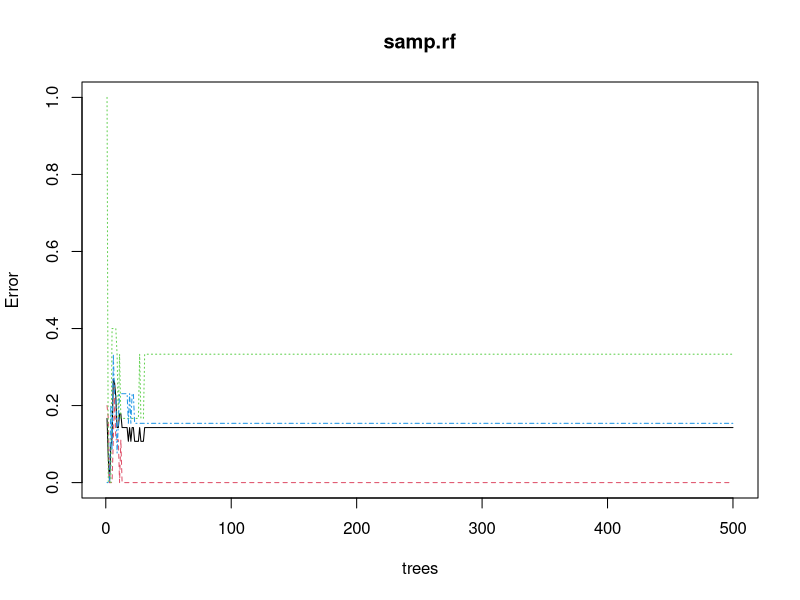
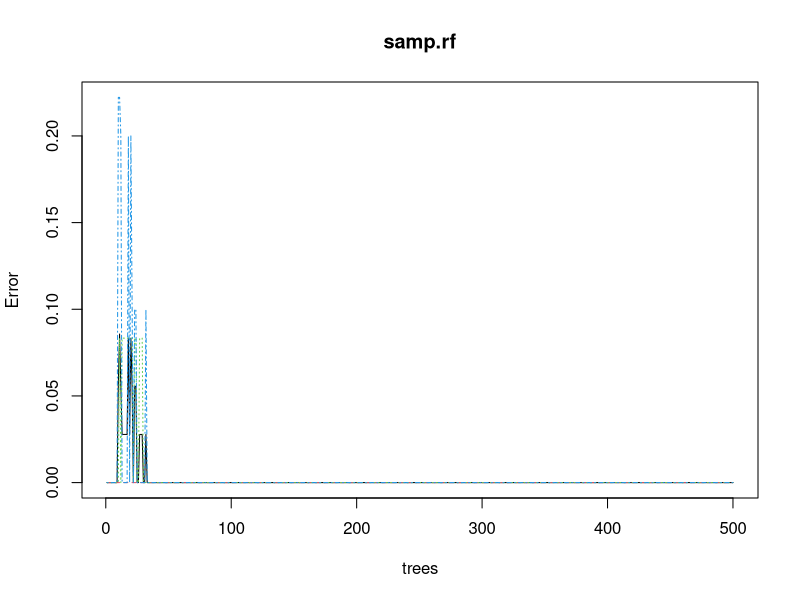
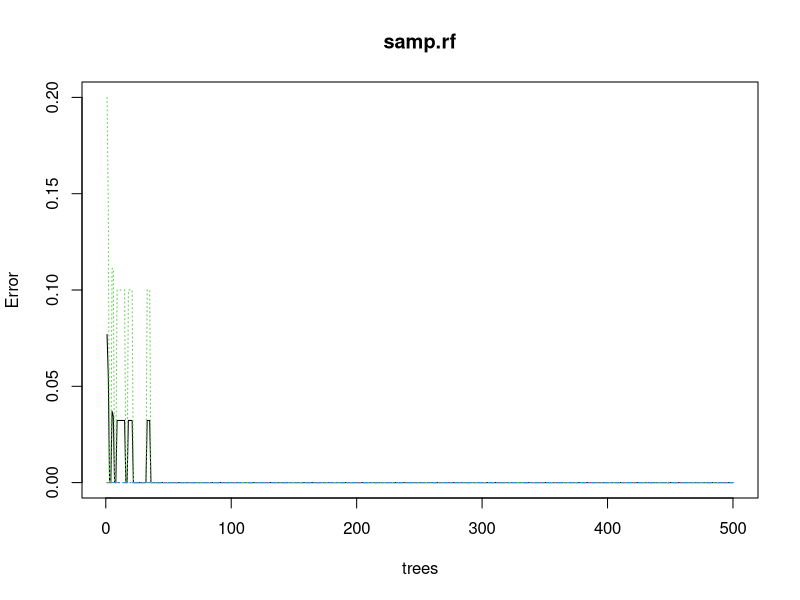
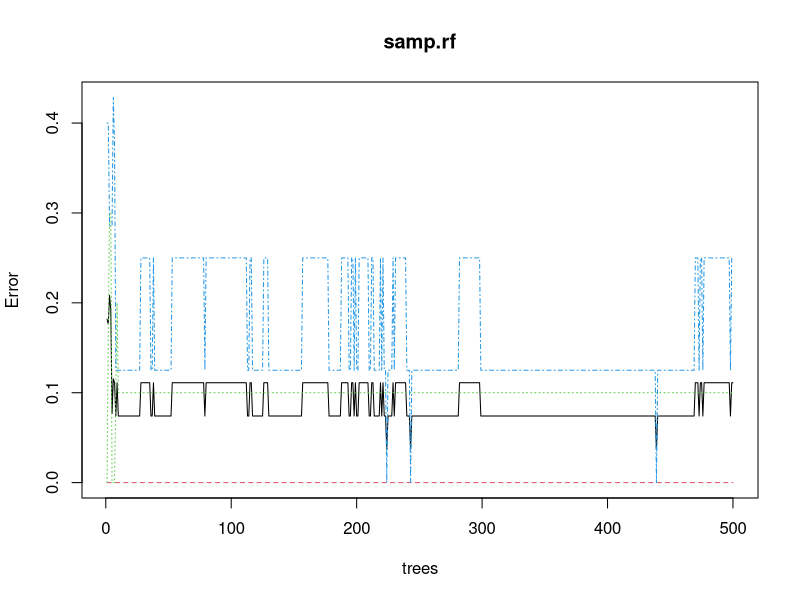
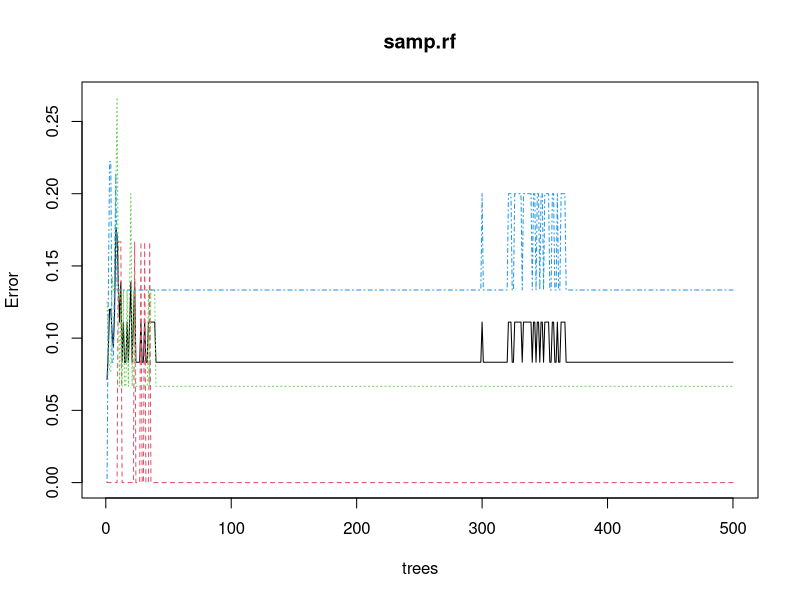
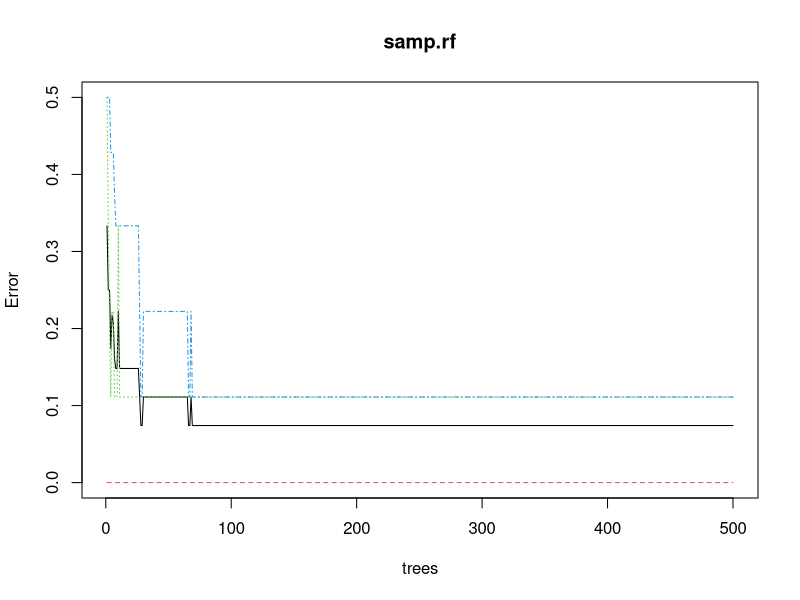
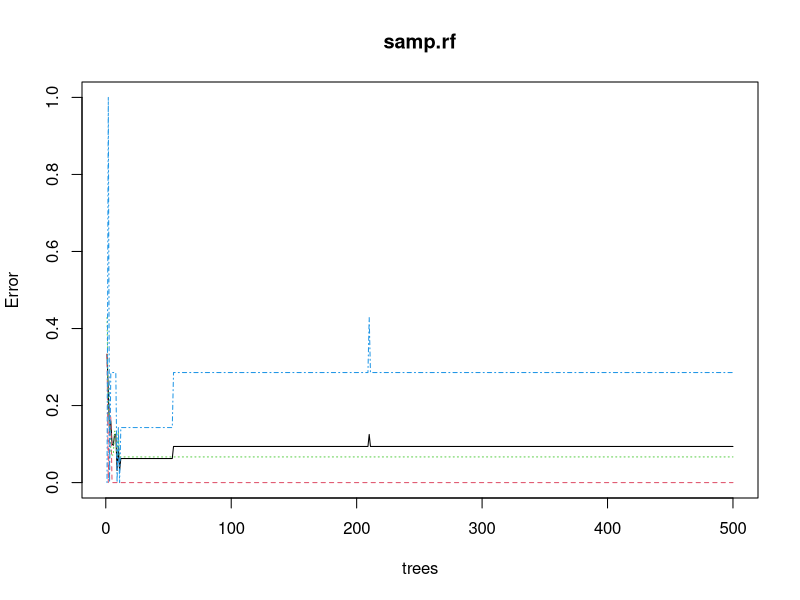
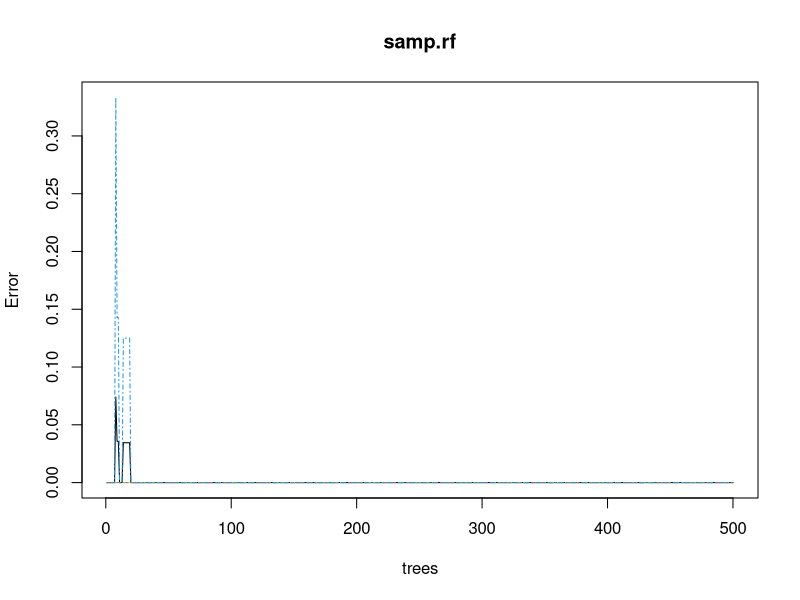

Reproduce these figures in R, in order.
#________________________________________________________________________
# 
#  THESIS: Random Forest (RF)
#
#  Author: Katie Roberts
#  Last edited: 1/13/2017
# 
# 
#  Goals: 
#  1. Create function to sample one level2 per level1 (giving unique/uncorrelated records)
#     Steps:
#         i) Randomly sample 1 record per level1 data
#        ii) Use sample to create training(60%) and testing(40%) data
#       iii) Grow a forest of (500) trees on training set
#        iv) Predict outcome of testing set using forest
#         v) Capture the predicted responses on the testing set along with both hierarchy levels
#        vi) Repeat steps i-v 100 times - Will now have multiple predicted responses per unique level1 and level2
#       vii) Take majority vote per unique level1 and level2 to get final outcome
#  2. Create testing iris data hierarchy
#  3. Test function with manipulated iris data
#
# Packages used:
# "randomForest", "caret", "plyr"
# Note from randomForest() documentation:
# "Any ties are broken at random, so if this is undesirable, avoid it by using odd number ntree in randomForest()."
#
# Citations for packages used and modified here:
#
# randomForest:
#   A. Liaw and M. Wiener (2002). Classification and Regression by randomForest. R News
#     2(3), 18--22.
#
# plyr:
#  Hadley Wickham (2011). The Split-Apply-Combine Strategy for Data Analysis. Journal
#     of Statistical Software, 40(1), 1-29. URL http://www.jstatsoft.org/v40/i01/.
#
# caret:
#  Max Kuhn. Contributions from Jed Wing, Steve Weston, Andre Williams, Chris Keefer,
#     Allan Engelhardt, Tony Cooper, Zachary Mayer, Brenton Kenkel, the R Core Team,
#     Michael Benesty, Reynald Lescarbeau, Andrew Ziem, Luca Scrucca, Yuan Tang, Can
#     Candan and Tyler Hunt. (2016). caret: Classification and Regression Training. R
#     package version 6.0-73. https://CRAN.R-project.org/package=caret
#
#________________________________________________________________________
#
#install.packages("randomForest")
#install.packages("plyr")
#install.packages("caret")

library(randomForest)
library(plyr)
library(caret)


#----------------------------------------------------------------
# 1. Function to sample one level2 per level1
#----------------------------------------------------------------
#formula: this is the model to evaluate. Use formula info from randomForest()
#data: this is the data you intend to use for the function. Must include the outcome variable, first level hierarchical variable, ...
#x.rep: this numerical value indicates how many different de-correlated samples you want to create from the original dataset. Default is 100.
#L1hier: this is the first level hierarchical variable from the dataset (patient_num)
#L2hier: this is the second level hierarchical variable from the dataset (node)

mult.rf <- function(formula = formula(data), data = sys.frame(sys.parent()), L1hier,L2hier, x.rep=100,...){
  
  l1h.loc <- which(names(data)==L1hier) #column location for L1Hier
  l2h.loc <- which(names(data)==L2hier) #column location for L2Hier
  outcome <- formula[[2]] #capture the response variable name
  
  #create placeholder lists to store data for each iteration
  outdata = list()
  outrfmodel = list()
  outplot = list()
  outimportance = list()
  outrfconf = list()
  outconfbyClass = list()
  
  for(i in 1:x.rep){
    #sample one level2 per level1
    require(plyr)
    newdata <- ddply(data,.(data[,l1h.loc]),function(x) x[sample(nrow(x),1),])
    #Sample 60/40 training/testing data
    sample.ind <- sample(2, nrow(newdata),replace = T,prob = c(0.6,0.4))
    training <- newdata[sample.ind==1,]
    testing <- newdata[sample.ind==2,]
    
    #Grow a (500) tree forest
    library(randomForest)
    samp.rf <- randomForest(formula, data=training,ntrees=500,importance=TRUE)
    outrfmodel[[i]] <- samp.rf #save the samp.rf for each of the x iterations
    outplot[[i]] <- plot(samp.rf) #save plot for each x iteration for OOB error
    outimportance[[i]] <- importance(samp.rf) #save var importance for each iteration
    
    # Predicting response variable on testing data
    testing$predicted.response <- predict(samp.rf,testing)
    testing$predicted.probs <- predict(samp.rf,testing,type='prob')
    
    # Capture the confusion matrix and the matrix info by class
    outcome.loc <- which(names(testing)==outcome) #column location for outcome/response
    library(caret)
    outrfconf[[i]] <- confusionMatrix(data=testing$predicted.response,
                                      reference=testing[,outcome.loc])
    outconfbyClass[[i]] <- outrfconf[[i]]$byClass
    
    #subset into data with only L1hier, L2hier, and rf.outcomes
    tousedata <- testing[,c(L1hier, L2hier, "predicted.response", "predicted.probs")]
    tousedata$repnum <- i
    outdata[[i]] <- tousedata
  } #end for loop
  
  simple_data = do.call(rbind, outdata) #should contain index, level1 info, level2 info, and predicted.response
  l1h.loc.b <- which(names(simple_data)==L1hier)
  l2h.loc.b <- which(names(simple_data)==L2hier)
  sorted.simple_data <- simple_data[with(simple_data, order(simple_data[,l1h.loc.b], simple_data[,l2h.loc.b])), ]
  
  #loop through the unique combinations of level1 and node to come up with the majority vote and output a dataset with the majority vote predictions from all the forests
  final.data <- data.frame(matrix(ncol = 3, nrow = 0))
  x <- c("l1h", "l2h", "maj.vote.pred")
  colnames(final.data) <- x
  
  l1h.loc.c <- which(names(sorted.simple_data)==L1hier)
  l2h.loc.c <- which(names(sorted.simple_data)==L2hier)
  
  m=1 #set starting index for rows in final data
  
  for (i in unique(sorted.simple_data[,l1h.loc.c])) {
    uniq.data <- sorted.simple_data[(sorted.simple_data[,l1h.loc.c]==i),]
    for (j in unique(uniq.data[,l2h.loc.c])){
      uniq.data.b <- uniq.data[(uniq.data[,l2h.loc.c]==j),]
      #majority vote
      maj.vote.pred <- names(which.max(table(uniq.data.b$predicted.response))) 
      
      l1h.loc.d <- which(names(uniq.data.b)==L1hier)
      l2h.loc.d <- which(names(uniq.data.b)==L2hier)
      
      final.data[m,]$l1h <- i
      final.data[m,]$l2h <- j
      final.data[m,]$maj.vote.pred <- maj.vote.pred
      
      final.data <- rbind(final.data, final.data[m,])
      
      m=m+1
    }# end level 2 loop
    
  }#end level 1 loop
  
  rownames(final.data) <- NULL
  final.data.YES <- unique(final.data)
  final <- as.data.frame(final.data.YES)
  
  final.output <- merge(x=data, y=final, by.x=c(L1hier,L2hier), by.y=c("l1h", "l2h"), all=T)
  
  # return list of lists
  outList <- list("Final.dat" = final.output, "RF.models" = outrfmodel, "pred.dats"=outdata, "oob.plot"=outplot,
                  "var.imp"=outimportance, "confusion"=outrfconf, "conf.byClass"=outconfbyClass)
  
  return(outList)
  
}#end function



#-----------------------------------------------------------------
# 2. Create testing iris data hierarchy
#-----------------------------------------------------------------
# NOTE: this hierarchy is generated to test the functionality of the code ONLY. There is no correlation
# here so the results should be less than interesting
data(iris)
my.iris <- iris
table(my.iris$Species)
my.iris$l1 <- c(rep(1:50,each=3))
my.iris <- my.iris[with(my.iris, order(l1)), ]
my.iris
set.seed(165)
my.iris <- my.iris[sample(nrow(my.iris), 100), ]
#sort data by level1 and level2
my.iris <- my.iris[order(my.iris$l1),]
my.iris$level2 <- ave(my.iris$l1, my.iris$l1, FUN = seq_along)
my.iris
#need to randomize the order of l1 and node so that the outcome (species) will be spread over l1's
l1l2 <- my.iris[6:7]
l1l2
names(l1l2) <- c("l1","l2")
set.seed(165)
ran <- l1l2[sample(nrow(l1l2)),]
my.iris <- cbind(my.iris, ran)
my.iris <- my.iris[,-c(6:7)]
names(my.iris)[names(my.iris)=="l1"] <- "level1"
names(my.iris)[names(my.iris)=="l2"] <- "level2"
my.iris <- my.iris[with(my.iris, order(level1, level2)), ]
my.iris


#----------------------------------------------------------------
# 3. Test function with manipulated iris data
#----------------------------------------------------------------
#formula: this is the model to evaluate. Use formula info from randomForest()
#data: this is the data you intend to use for the function. Must include the outcome variable, first level hierarchical variable, ...
#x.rep: this numerical value indicates how many different de-correlated samples you want to create from the original dataset. Default is 100.
#L1hier: this is the first level hierarchical variable from the dataset (level1)
#L2hier: this is the second level hierarchical variable from the dataset (level2)

head(my.iris)

rf.iris.hier <- mult.rf(Species ~ Sepal.Length + Sepal.Width + Petal.Length + Petal.Width, 
                   data=my.iris, 
                   L1hier="level1",
                   L2hier="level2", x.rep=25)
rf.iris.hier[1] #just gets out the final data with majority vote predictions
str(rf.iris.hier[1]$Final.dat) #structure of Final data with majority vote column
str(rf.iris.hier[2]$RF.models[1]) #structure of the first RF model (of x.rep models)
str(rf.iris.hier[3]$pred.dats[1]) #structure of Pred data for first model
str(rf.iris.hier[4]$oob.plot[1]) #structure of OOB error for first model
str(rf.iris.hier[5]$var.imp[1]) #structure of variable importance for first model
str(rf.iris.hier[6]$confusion[1]) #structure of confusion matrix for first model
str(rf.iris.hier[7]$conf.byClass[1]) #structure of confusion matrix by class for first model

rf.iris.dat <- rf.iris.hier[1]$Final.dat
rf.iris.dat$maj.vote.pred <- as.factor(rf.iris.dat$maj.vote.pred)
#rf.iris.dat$Species <- ordered(rf.iris.dat$Species, levels = c("virginica","setosa", "versicolor"))


#confusion matrix
table(rf.iris.dat$maj.vote.pred, rf.iris.dat$Species)
library(caret)
rf.confusion <- confusionMatrix(data=rf.iris.dat$maj.vote.pred,
                                reference=rf.iris.dat$Species)
rf.confusion
rfmodel.accuracy<-rf.confusion$overall[1]
rfmodel.accuracy









